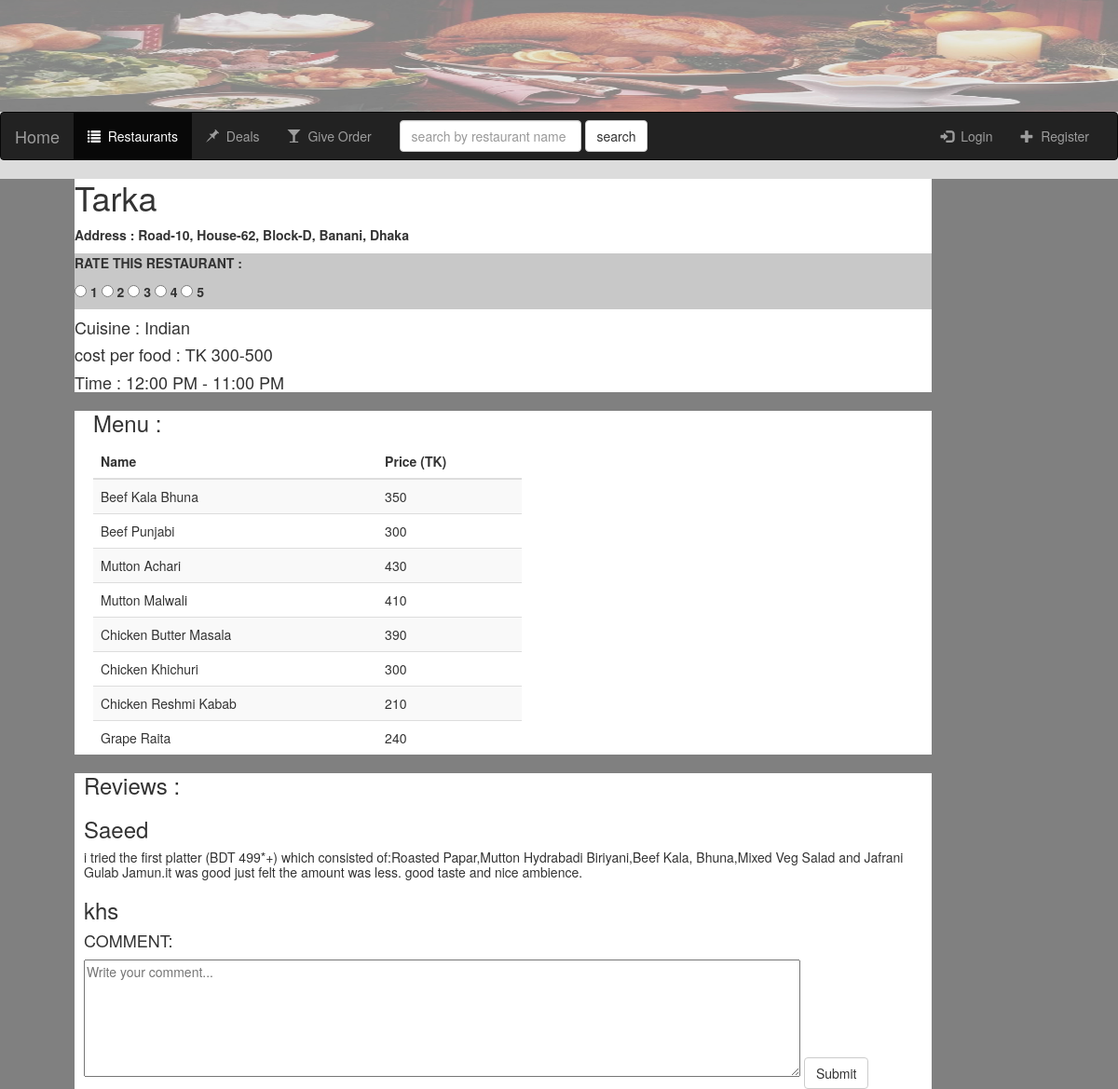
Page /restaurant/Tarka/ on the committed database.
### restaurant/models.py (models this page shows, shortened)
class Restaurant(models.Model):
    name = models.CharField(max_length=50)
    address = models.CharField(max_length=100)
    cuisine = models.CharField(max_length=20)
    costperfood = models.CharField(max_length=15)
    time = models.CharField(max_length=20)

class Menu(models.Model):
    restaurant = models.ForeignKey(Restaurant, on_delete=models.CASCADE)
    foodname = models.CharField(max_length=20)
    price = models.CharField(max_length=4)
    review = models.CharField(max_length=200)
    rating = models.CharField(max_length=2)

class Review(models.Model):
    restaurant = models.ForeignKey(Restaurant, on_delete=models.CASCADE)
    username = models.CharField(max_length=20)
    review = models.CharField(max_length=200)
    rating = models.CharField(max_length=2)

### restaurant/views.py (the view, shortened to what this page needs)
# urls.py: url(r'^(?P<res_name>[\w &]+)/', views.detail, name='detail'),
def detail(request,res_name):
    try:
        restaurant = Restaurant.objects.get(name=res_name)
    except:
        Http404("Restaurant does not exist")
    if request.session.get('username'):
        user = Register.objects.get(name=request.session.get('username'))
        review = Review.objects.all()
        t_rate = 0
        for r in review:
            if r.username == request.session.get('username') and restaurant == r.restaurant:
                t_rate = int(float(r.rating))
                break
        return render(request, 'restaurant/detail.html',{'restaurant': restaurant, 'is_valid': True, 'user': user, 'rate':t_rate})
    else:
        return render(request, 'restaurant/detail.html',{'restaurant': restaurant, 'is_valid': False, 'user': None, 'rate':None})

### restaurant/templates/restaurant/detail.html (shortened to what this page needs)
{% extends 'restaurant/base.html' %}
{% block restaurants_active %}active{% endblock %}
{% block body %}
<div style="background-color:rgb(128,128,128);">
    <div style="background-color:rgb(255,255,255);margin-top:20px;margin-left:80px;margin-right:200px;">
        <h1>{{restaurant.name}}</h1>
        <p><strong>Address : {{restaurant.address}}</strong></p>
        <div style="background-color:rgb(200,200,200);">
            <p><strong> RATE THIS RESTAURANT : </strong></p>
            <form method="post" action="/restaurant/{{ restaurant.name }}/" style="overflow: hidden;display: inline-block;">
                <input type="radio" id="star1" name="rating" value="1" onclick="this.form.submit();"/>
                    <label for="star1" title="YAK!">1</label>
                <input type="radio" id="star2" name="rating" value="2" onclick="this.form.submit();"/>
                    <label for="star2" title="bad">2</label>
                <input type="radio" id="star3" name="rating" value="3" onclick="this.form.submit();"/>
                    <label for="star3" title="average">3</label>
                <input type="radio" id="star4" name="rating" value="4" onclick="this.form.submit();"/>
                    <label for="star4" title="good">4</label>
                <input type="radio" id="star5" name="rating" value="5" onclick="this.form.submit();"/>
                    <label for="star5" title="pretty good">5</label>
            </form>
        </div>
        <div>
            <h4>Cuisine : {{restaurant.cuisine}}</h4>
            <h4>cost per food : TK {{restaurant.costperfood}}</h4>
            <h4>Time : {{restaurant.time}}</h4>
        </div>
    </div>
    <div style="background-color:rgb(255,255,255);margin-top:20px;margin-left:80px;margin-right:200px;">
        <div style="margin-left:20px;width:50%;">
            <h3>Menu : </h3>
            <table  class="table table-striped">
                <thead>
                    <tr>
                        <th>Name</th>
                        <th>Price (TK)</th>
                    </tr>
                </thead>
                <tbody>
                    {% for m in restaurant.menu_set.all %}
                    <tr>
                        <td>{{m.foodname}}</td>
                        <td>{{m.price}}</td>
                    </tr>
                    {% endfor %}
                </tbody>
            </table>
        </div>
    </div>
    <div style="background-color:rgb(255,255,255);margin-top:20px;margin-left:80px;margin-right:200px;">
        <div style="margin-left:10px">
        <h3>Reviews : </h3>
        {% for m in restaurant.review_set.all %}
            <h3>{{m.username}}</h3>
            <h5>{{m.review}}</h5>
        {% endfor %}
            <h4>COMMENT:</h4>
            <form method="post" action="/restaurant/{{ restaurant.name }}/">
                <textarea rows="6" cols="100" name="comment" minlength="1" maxlength="100" placeholder="Write your comment..."></textarea>
                <button type="submit" class="btn btn-default">Submit</button>
            </form>
        </div>
    </div>
</div>
{% endblock %}

### restaurant/templates/restaurant/base.html (shortened to what this page needs)
<!DOCTYPE html>
<html lang="en">
<head>
    {% load staticfiles %}
    <link rel="stylesheet" href="https://maxcdn.bootstrapcdn.com/bootstrap/3.3.6/css/bootstrap.min.css">
    <link rel="stylesheet" href="https://cdnjs.cloudflare.com/ajax/libs/bootstrap-select/1.12.1/css/bootstrap-select.css" />
</head>
<body>
<div class="contain">
    {% load static %}
    <img src="{% static 'sdproject/website_header.jpg' %}" style="width:100%;height:120px;opacity:0.4;"/>
</div>
<nav class="navbar navbar-inverse">
    <div class="container-fluid">
        <div class="navbar-header">
            <a class="navbar-brand" href="{% url 'home:home' %}">Home</a>
        </div>
        <div class="collapse navbar-collapse" id="topNavBar">
            <ul class="nav navbar-nav">
                <li class="{% block restaurants_active %}{% endblock %}"><a href="{% url 'restaurant:restaurants' %}"><span class="glyphicon glyphicon-list" aria-hidden="true"></span>&nbsp; Restaurants</a></li>
                <li class="{% block deals_active %}{% endblock %}"><a href="#"><span class="glyphicon glyphicon-pushpin" aria-hidden="true"></span>&nbsp; Deals</a></li>
                <li class="{% block order_active %}{% endblock %}"><a href="{% url 'restaurant:order' %}"><span class="glyphicon glyphicon-glass" aria-hidden="true"></span>&nbsp; Give Order</a></li>
            </ul>
            <form class="navbar-form navbar-left" role="search" method="get" action="{% url 'restaurant:search' %}">
                <div class="form-group">
                    <input type="text" width="50" class="form-control" name="q" value="{{ request.GET.q }}" placeholder="search by restaurant name or cuisine">
                </div>
                <button type="submit" class="btn btn-default">search</button>
            </form>
            <ul class="nav navbar-nav navbar-right">
                {% if is_valid %}
                <li class="{% block user_active %}{% endblock %}">
                    <a href="{% url 'register:profile' %}">
                        <span class="glyphicon glyphicon-user" aria-hidden="true"></span>   {{ user.name }}
                    </a>
                </li>
                <li>
                    <a href="{% url 'register:logout' %}">
                        <span class="glyphicon glyphicon-off" aria-hidden="true"></span>&nbsp; Logout
                    </a>
                </li>
                {% else %}
                <li >
                    <a href="{% url 'register:login' %}"  class="{% block login_active %}{% endblock %}">
                        <span class="glyphicon glyphicon-log-in" aria-hidden="true"></span>&nbsp; Login
                    </a>
                </li>
                <li class="{% block register_active %}{% endblock %}">
                    <a href="{% url 'register:register' %}">
                        <span class="glyphicon glyphicon-plus" aria-hidden="true"></span>&nbsp; Register
                    </a>
                </li>
                {% endif %}
            </ul>
        </div>
    </div>
</nav>
{% block body %}
{% endblock %}
</body>
</html>

### rows in the picture
Restaurant: name "Tarka", address "Road-10, House-62, Block-D, Banani, Dhaka", cuisine "Indian", costperfood "300-500", time "12:00 PM - 11:00 PM"
Menu: foodname "Beef Kala Bhuna", price "350"
Menu: foodname "Beef Punjabi", price "300"
Menu: foodname "Mutton Achari", price "430"
Menu: foodname "Mutton Malwali", price "410"
Menu: foodname "Chicken Butter Masala", price "390"
Menu: foodname "Chicken Khichuri", price "300"
Menu: foodname "Chicken Reshmi Kabab", price "210"
Menu: foodname "Grape Raita", price "240"
Review: username "Saeed", review "i tried the first platter (BDT 499*+) which consisted of:Roasted Papar,Mutton Hydrabadi Biriyani,Beef Kala, Bhuna,Mixed Veg Salad and Jafrani Gulab Jamun.it was good just felt the amount was less. good taste and nice ambience."
Review: username "khs"
